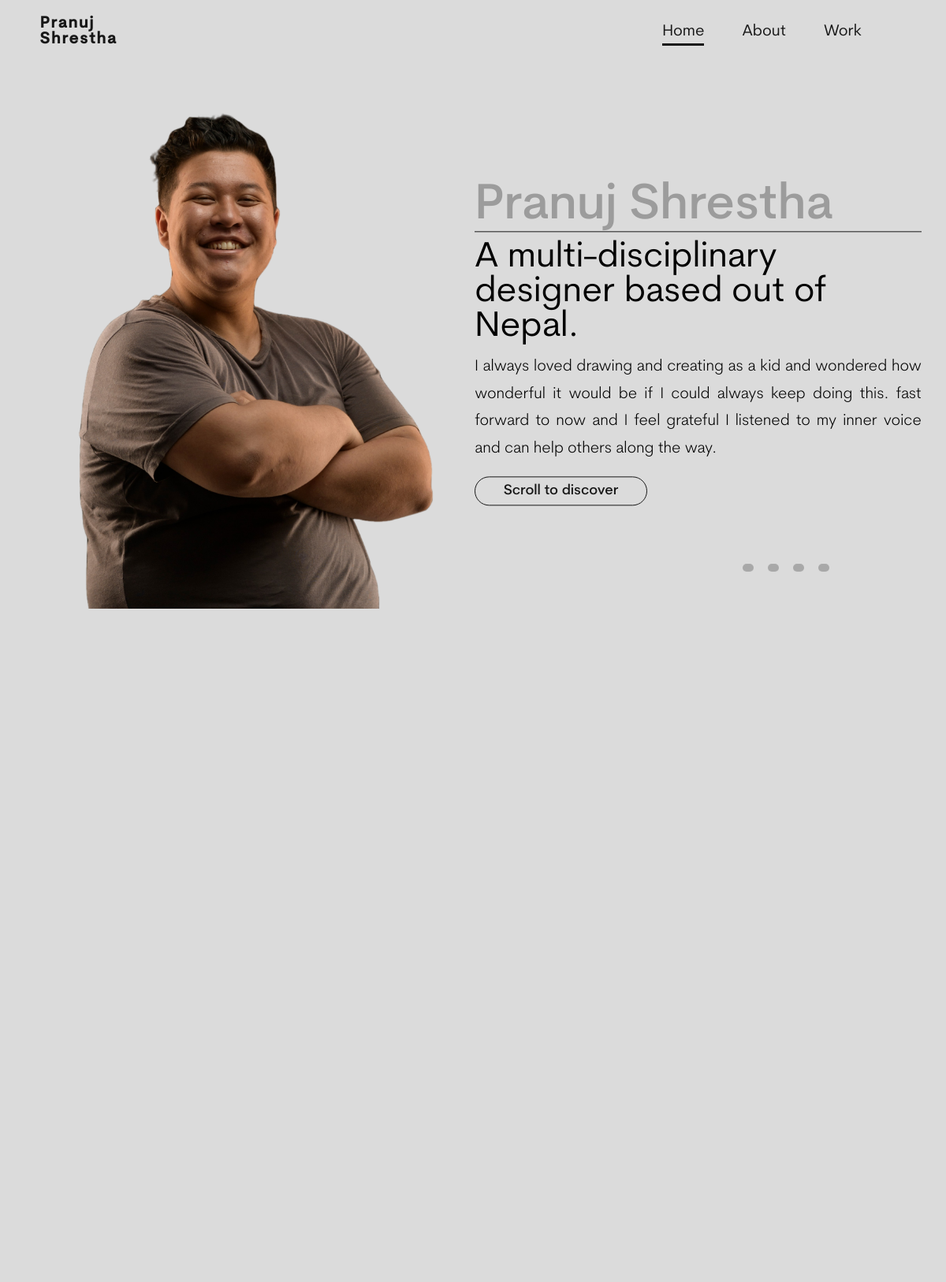
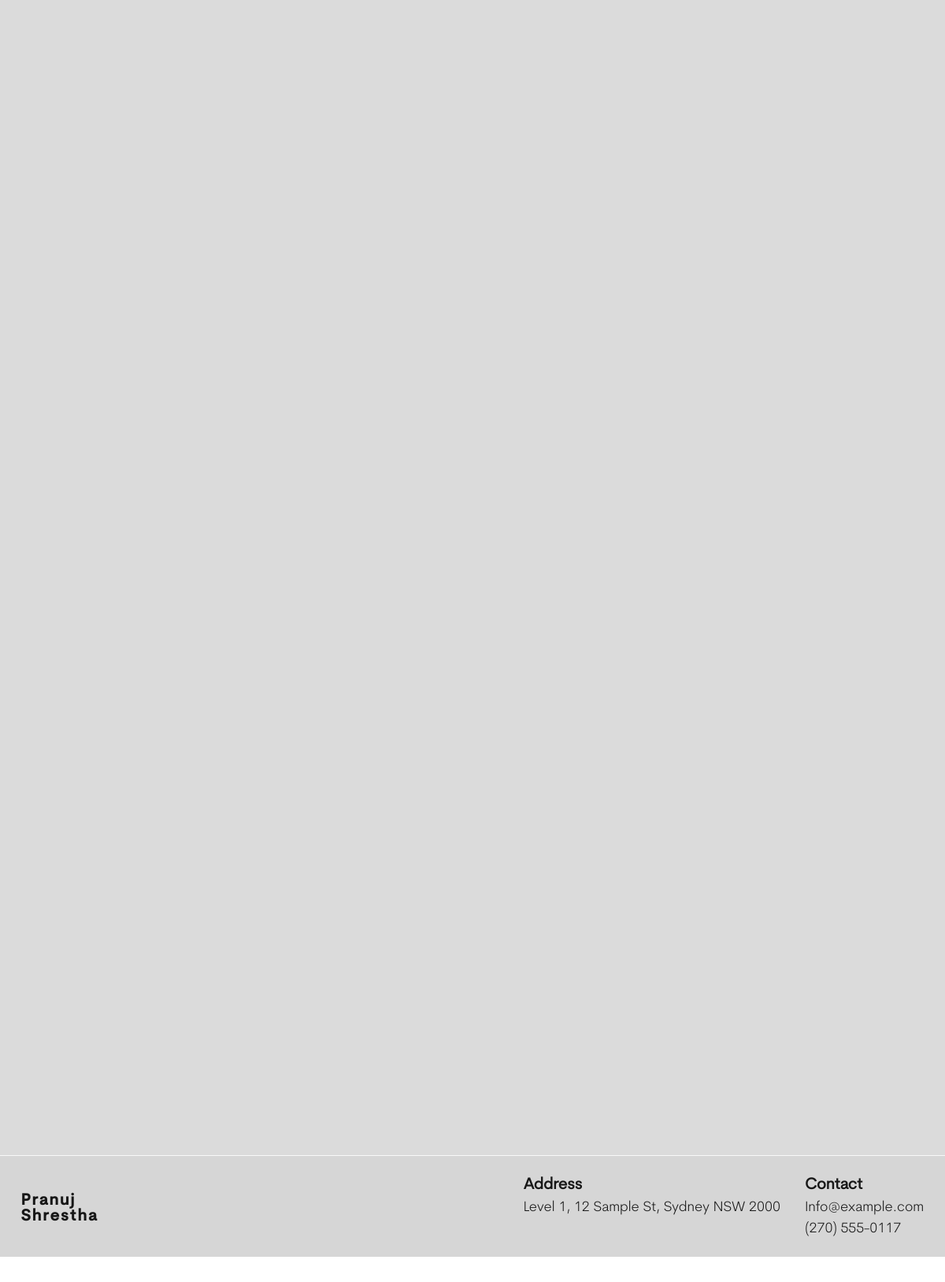
The page / on the database its author committed (2 pictures, top to bottom).
### myPortfolio/models.py (models this page shows, shortened)
class Home(models.Model):
    id = models.UUIDField(default = uuid.uuid4, unique= True, primary_key= True, editable = False)
    name = models.CharField(max_length=1000)
    self_caption = models.TextField(null = True)
    self_description = models.TextField(null = True)
    image = models.ImageField()
    explore_title = models.CharField(max_length= 2000)
    explore_description= models.TextField()
    explore_image = models.ImageField(null = True, blank=False)

### myPortfolio/views.py (the view)
# urls.py: path('', views.home, name='portfolio-home'),
def home(request):
    home = Home.objects.all()
    works = Work.objects.filter(featured = True)
    option = Tag.objects.all().distinct()
    context = {'home' : home, 'title': 'Home',  "featured": works, 'option': option}
    return render(request, 'myPortfolio/home.html', context)

### myPortfolio/models.py (called while the page is built)
    def __str__(self):
        return self.name

### myPortfolio/templates/myPortfolio/home.html (shortened to what this page needs)
{% extends 'myPortfolio/base.html' %} {% block content %}
<div class="home">
  {% for h in home %}
  <section class="home__landing container">
    <div class="landing__image image">
      {% if h.image %}
      <img src="{{h.image.url}}" alt="" class="img"/>
      {% endif %}
    </div>
    <div class="landing__introduction">
      <p class="name">{{h.name}}</p>
      <p class="brief__caption">{{h.self_caption}}</p>
      <p class="self__description">{{h.self_description}}</p>
      <div class="scroll-button">
        <a href="#homeExplore">
          <button class="scrollButton button">
            Scroll to discover
          </button>
        </a>
      </div>
      <div class="home__social">
        <div class="home__social-links">
          <a
            href="https://www.facebook.com/"
            target="_blank"
            class="home__social-link"
          >
          </a>
          <a
            href="https://www.instagram.com/"
            target="_blank"
            class="home__social-link"
          >
          </a>
          <a
            href="https://twitter.com/"
            target="_blank"
            class="home__social-link"
          >
          </a>
          <a
            href="https://twitter.com/"
            target="_blank"
            class="home__social-link"
          >
          </a>
        </div>
      </div>
    </div>
  </section>
  <section class="home__explore container" id="homeExplore">
    <div class="explore__data">
    </div>
    <div class="explore__image image">
    </div>
  </section>
  {% endfor %}
</div>
{% endblock content %}

### myPortfolio/templates/myPortfolio/base.html (shortened to what this page needs)
<!DOCTYPE html>
{% load static %}
<html lang="en">
  <head>
    <link rel="stylesheet" href='{% static "css/main.css" %}' />
    <link
      rel="stylesheet"
      href="https://unicons.iconscout.com/release/v4.0.0/css/line.css"
    />
    <link
      rel="stylesheet"
      href="https://cdnjs.cloudflare.com/ajax/libs/owl-carousel/1.3.3/owl.carousel.min.css"
    />
    <link
      rel="stylesheet"
      href="https://cdnjs.cloudflare.com/ajax/libs/owl-carousel/1.3.3/owl.theme.min.css"
    />
  </head>
  <body>
    <header class="header" id="header">
      <nav class="nav">
        <a href="{% url 'portfolio-home' %}" class="nav__logo">
           Pranuj <br />Shrestha
        </a>
        <div class="nav__menu" id="nav-menu">
          <ul class="nav__list">
            {% url 'portfolio-home' as home_url %}
            <li
              class="nav__item {% if request.path == home_url %}active-link{% endif %}"
            >
              <a class="nav__link" href="{% url 'portfolio-home' %}">Home</a>
            </li>
            {% url 'portfolio-about' as about_url %}
            <li
              class="nav__item {% if '/about/' in request.path %}active-link{% endif %}"
            >
              <a class="nav__link" href="{% url 'portfolio-about' %}">About</a>
            </li>
            {% url 'portfolio-work' as work_url %}
            <li
              class="nav__item {% if '/work/' in request.path %}active-link{% endif %}"
            >
              <a class="nav__link" href="{% url 'portfolio-work' %}">Work</a>
            </li>
          </ul>
        </div>
      </nav>
    </header>
    <main class="main">{% block content %} {% endblock content %}</main>
    <footer class="footer">
      <div class="footer__logo">
        <a href="{% url 'portfolio-home' %}"> Pranuj <br />Shrestha </a>
      </div>
      <div class="information">
        <div class="informationAddress">
          <h3>Address</h3>
          <p>Level 1, 12 Sample St, Sydney NSW 2000</p>
        </div>
        <div class="informationContact">
          <h3>Contact</h3>
          <p> Info@example.com</p>
          <p> (270) 555-0117</p>
        </div>
      </div>
    </footer>
  </body>
</html>

### rows shown on the page
Home: image (picture), name "Pranuj Shrestha", self_caption "A multi-disciplinary designer based out of Nepal.", self_description "I always loved drawing and creating as a kid and wondered how wonderful it would be if I could always keep doing this. fast forward to now and I feel grateful I listened to my inner voice and can help others along the way."
